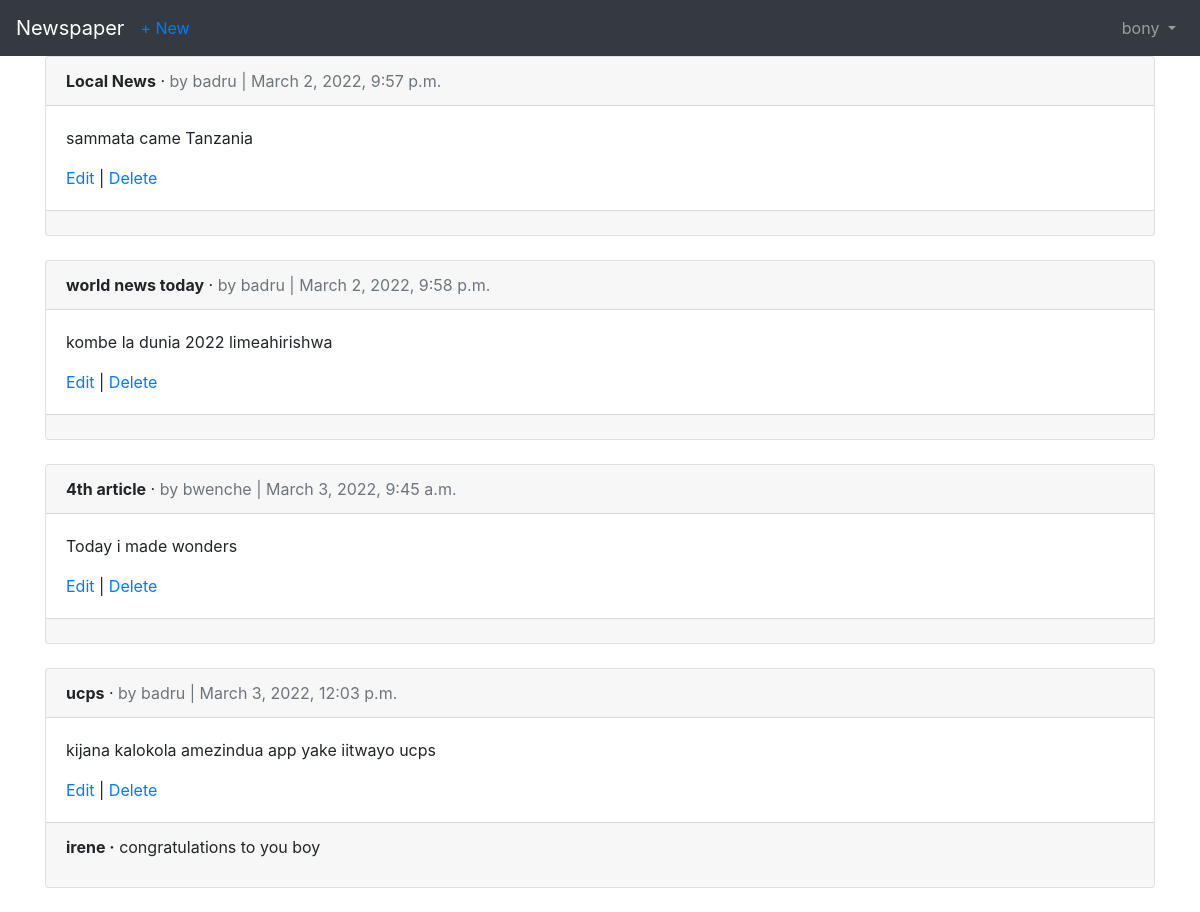
The page /articles/ (signed in) on the database its author committed.
### users/models.py (models this page shows)
class CustomUser(AbstractUser):
    age = models.PositiveIntegerField(null=True, blank=True)

### articles/models.py (models this page shows, shortened)
class Article(models.Model):
    title = models.CharField(max_length=255)
    body = models.TextField()
    date = models.DateTimeField(auto_now_add=True)
    author = models.ForeignKey(
        get_user_model(),
        on_delete=models.CASCADE,
    )

class Comment(models.Model):
    article = models.ForeignKey(
        Article,
        on_delete=models.CASCADE,
        related_name='comments',
        )
    comment = models.CharField(max_length=140)
    author = models.ForeignKey(
        get_user_model(),
        on_delete=models.CASCADE,
    )
    def __str__(self):
        return self.comment

### articles/views.py (the view)
# urls.py: path('', ArticleListView.as_view(), name='article_list'),
class ArticleListView(LoginRequiredMixin,ListView):
    model = Article
    template_name = 'article_list.html'
    login_url = 'login'

### templates/article_list.html (shortened to what this page needs)
{% extends 'base.html' %}
    {% block content %}
        {% for article in object_list %}
            <div class="card">
                <div class="card-header">
                    <span class="font-weight-bold">{{ article.title }}</span> &middot;
                    <span class="text-muted">by {{ article.author }} |
                    {{ article.date }}</span>
                </div>
                <div class="card-body">
                    <p>{{ article.body }}</p>
                    <a href="{% url 'article_edit' article.pk %}">Edit</a> |
                    <a href="{% url 'article_delete' article.pk %}">Delete</a>
                </div>
                <div class="card-footer ">
                    {% for comment in article.comments.all %}
                        <p>
                            <span class="font-weight-bold">{{ comment.author }} &middot;</span>
                            {{ comment }}
                        </p>
                    {% endfor %}
                </div>
            </div>
            <br />
        {% endfor %}
    {% endblock content %}

### templates/base.html (shortened to what this page needs)
    <!doctype html>
<html lang="en">
  <head>
    <link rel="stylesheet" href="https://cdn.jsdelivr.net/npm/bootstrap@4.3.1/dist/css/bootstrap.min.css">
  </head>
  <body>
    <nav class="navbar navbar-expand-md navbar-dark bg-dark mb- ">
        <a class="navbar-brand" href="{% url 'home' %}">Newspaper</a>
        {% if user.is_authenticated %}
            <ul class="navbar-nav mr-auto">
                <li class="nav-item"><a href="{% url 'article_new' %}">+ New</a></li>
            </ul>
        {% endif %}
        <div class="collapse navbar-collapse" id="navbarCollapse">
            {% if user.is_authenticated %}
                <ul class="navbar-nav ml-auto">
                    <li class="nav-item">
                        <a class="nav-link dropdown-toggle" href="#" id="userMenu"
                            data-toggle="dropdown" aria-haspopup="true"
                            aria-expanded="false">
                            {{ user.username }}
                        </a>
                    </li>
                </ul>
            {% endif %}
        </div>
    </nav>
        <div class="container">
        {% block content %}
        {% endblock content %}
        </div>
  </body>
</html>

### rows shown on the page
CustomUser: username "bony"
Article: title "Local News", author "badru", date "March 2, 2022, 9:57 p.m.", body "sammata came Tanzania"
Article: title "world news today", author "badru", date "March 2, 2022, 9:58 p.m.", body "kombe la dunia 2022 limeahirishwa"
Article: title "4th article", author "bwenche", date "March 3, 2022, 9:45 a.m.", body "Today i made wonders"
Article: title "ucps", author "badru", date "March 3, 2022, 12:03 p.m.", body "kijana kalokola amezindua app yake iitwayo ucps"
Comment: author "irene", comment "congratulations to you boy"
